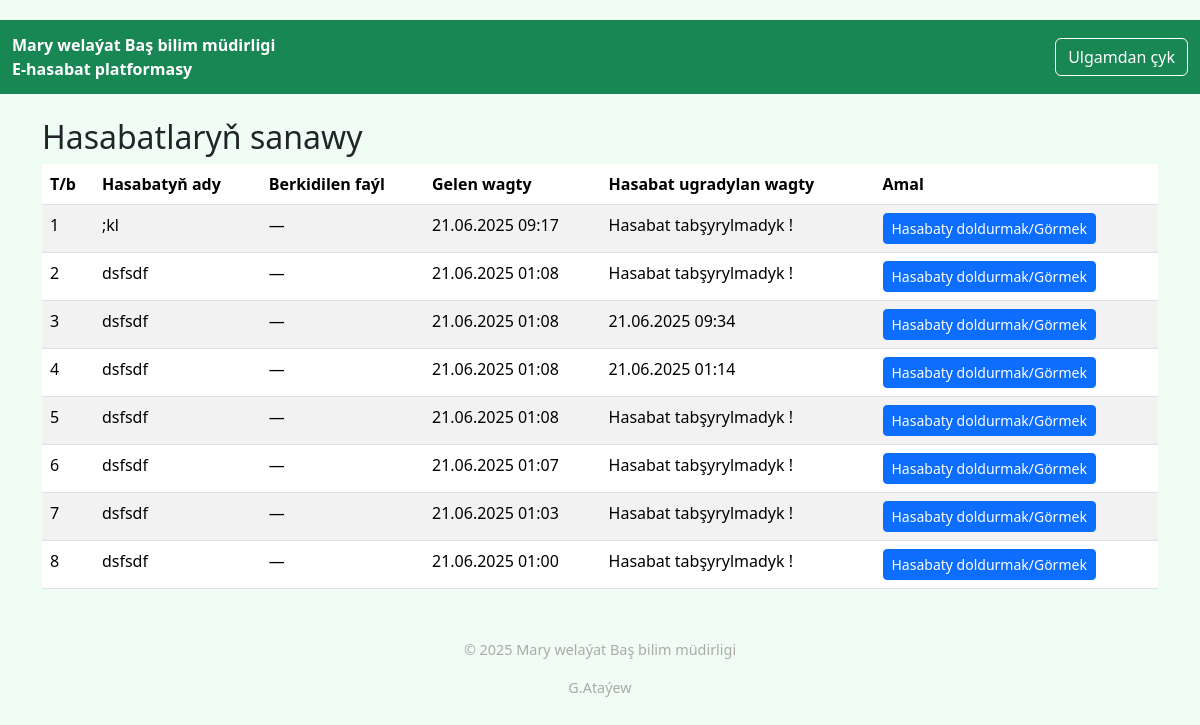
The app's page /teacher (signed in) with its own data.
### app.py (models this page shows)
class ReportForm(db.Model):
    id = db.Column(db.Integer, primary_key=True)
    title = db.Column(db.String(200), nullable=False)
    created_at = db.Column(db.DateTime, default=datetime.utcnow)
    updated_at = db.Column(db.DateTime, default=datetime.utcnow, onupdate=datetime.utcnow)
    filename = db.Column(db.String(200))
    questions = db.relationship('ReportQuestion', backref='form', lazy=True)
    answers = db.relationship('ReportAnswer', backref='form', lazy=True)

class ReportAnswer(db.Model):
    id = db.Column(db.Integer, primary_key=True)
    user_id = db.Column(db.Integer, db.ForeignKey('user.id'), nullable=False)
    form_id = db.Column(db.Integer, db.ForeignKey('report_form.id'), nullable=False)
    answers_json = db.Column(db.Text, nullable=False)
    filename = db.Column(db.String(200))
    created_at = db.Column(db.DateTime, default=datetime.utcnow)
    updated_at = db.Column(db.DateTime, default=datetime.utcnow, onupdate=datetime.utcnow)
    note = db.Column(db.Text)  # Примечание администратора
    user = db.relationship('User', backref='answers')

### app.py (the view)
@app.route('/teacher')
@login_required('teacher')
def teacher_dashboard():
    forms = ReportForm.query.order_by(ReportForm.created_at.desc()).all()
    return render_template('teacher_dashboard.html', forms=forms)

### app.py (called while the page is built)
@app.template_filter('localtime')
def localtime_filter(dt):
    if dt is None:
        return ''
    return (dt + timedelta(hours=5)).strftime('%d.%m.%Y %H:%M')

def login_required(role=None):
    def wrapper(f):
        @wraps(f)
        def decorated_function(*args, **kwargs):
            if 'user_id' not in session or (role and session.get('role') != role):
                return redirect(url_for('login'))
            return f(*args, **kwargs)
        return decorated_function
    return wrapper

@app.before_request
def log_request_info():
    app.logger.debug(f"Request: {request.method} {request.url}")
    app.logger.debug(f"Headers: {request.headers}")
    app.logger.debug(f"Body: {request.get_data()}")

### templates/teacher_dashboard.html (shortened to what this page needs)
{% extends "base.html" %}
{% block content %}
<h2>Hasabatlaryň sanawy</h2>
<table class="table table-striped">
  <thead>
    <tr>
      <th>T/b</th>
      <th>Hasabatyň ady</th>
      <th>Berkidilen faýl</th>
      <th>Gelen wagty</th>
      <th>Hasabat ugradylan wagty</th>
      <th>Amal</th>
    </tr>
  </thead>
  <tbody>
    {% for form in forms %}
      {% set answer = form.answers|selectattr('user_id', 'equalto', session['user_id'])|first %}
      <tr>
        <td>{{ loop.index }}</td>
        <td>{{ form.title }}</td>
        <td>
          {% if form.filename %}
            <a href="{{ url_for('form_file', filename=form.filename) }}" target="_blank">📎 Ýükle</a>
          {% else %}
            —
          {% endif %}
        </td>
        <td>{{ form.created_at | localtime }}</td>
        <td>
          {% if answer %}
            {{ answer.updated_at | localtime }}
          {% else %}
            Hasabat tabşyrylmadyk !
          {% endif %}
        </td>
        <td>
          <a href="{{ url_for('teacher_fill_form', form_id=form.id) }}" class="btn btn-primary btn-sm">Hasabaty doldurmak/Görmek</a>
        </td>
      </tr>
    {% endfor %}
  </tbody>
</table>
{% endblock %}

### templates/base.html (shortened to what this page needs)
<!doctype html>
<html lang="ru">
<head>
  <link rel="stylesheet" href="{{ url_for('static', filename='bootstrap/css/bootstrap.min.css') }}">
</head>
<body>
<nav class="navbar navbar-expand-lg mb-4">
  <div class="container-fluid">
   <a class="navbar-brand" href="{% if session.role == 'admin' %}{{ url_for('dashboard') }}{% else %}{{ url_for('teacher_dashboard') }}{% endif %}">
  Mary welaýat Baş bilim müdirligi <br> E-hasabat platformasy
</a>
    <div class="collapse navbar-collapse justify-content-end" id="navbarContent">
      {% if session.user_id %}
      <form class="d-flex" method="post" action="{{ url_for('logout') }}">
        <button class="btn btn-outline-light">Ulgamdan çyk</button>
      </form>
      {% endif %}
    </div>
  </div>
</nav>
<div class="container">
  {% block content %}{% endblock %}
</div>
<footer>
  <p>&copy; 2025 Mary welaýat Baş bilim müdirligi</p>
  <p>G.Ataýew</p>
</footer>
</body>
</html>

### templates/base.html (style rules this page uses)
body { background-color: #f0fdf4; padding-top: 20px; }
.navbar { background-color: #198754 !important; }
.navbar .navbar-brand { color: #fff; font-weight: bold; font-size: 1rem; }
.btn-outline-light { border-color: #ffffff; color: #ffffff; }
footer { margin-top: 50px; text-align: center; color: #aaa; font-size: 0.9rem; }

### records on screen
ReportForm: title ";kl", created_at "21.06.2025 09:17", shows "Hasabat tabşyrylmadyk !"
ReportForm: title "dsfsdf", created_at "21.06.2025 01:08", shows "Hasabat tabşyrylmadyk !"
ReportForm: title "dsfsdf", created_at "21.06.2025 01:08"
ReportAnswer: updated_at "21.06.2025 09:34"
ReportForm: title "dsfsdf", created_at "21.06.2025 01:08"
ReportAnswer: updated_at "21.06.2025 01:14"
ReportForm: title "dsfsdf", created_at "21.06.2025 01:08", shows "Hasabat tabşyrylmadyk !"
ReportForm: title "dsfsdf", created_at "21.06.2025 01:07", shows "Hasabat tabşyrylmadyk !"
ReportForm: title "dsfsdf", created_at "21.06.2025 01:03", shows "Hasabat tabşyrylmadyk !"
ReportForm: title "dsfsdf", created_at "21.06.2025 01:00", shows "Hasabat tabşyrylmadyk !"
